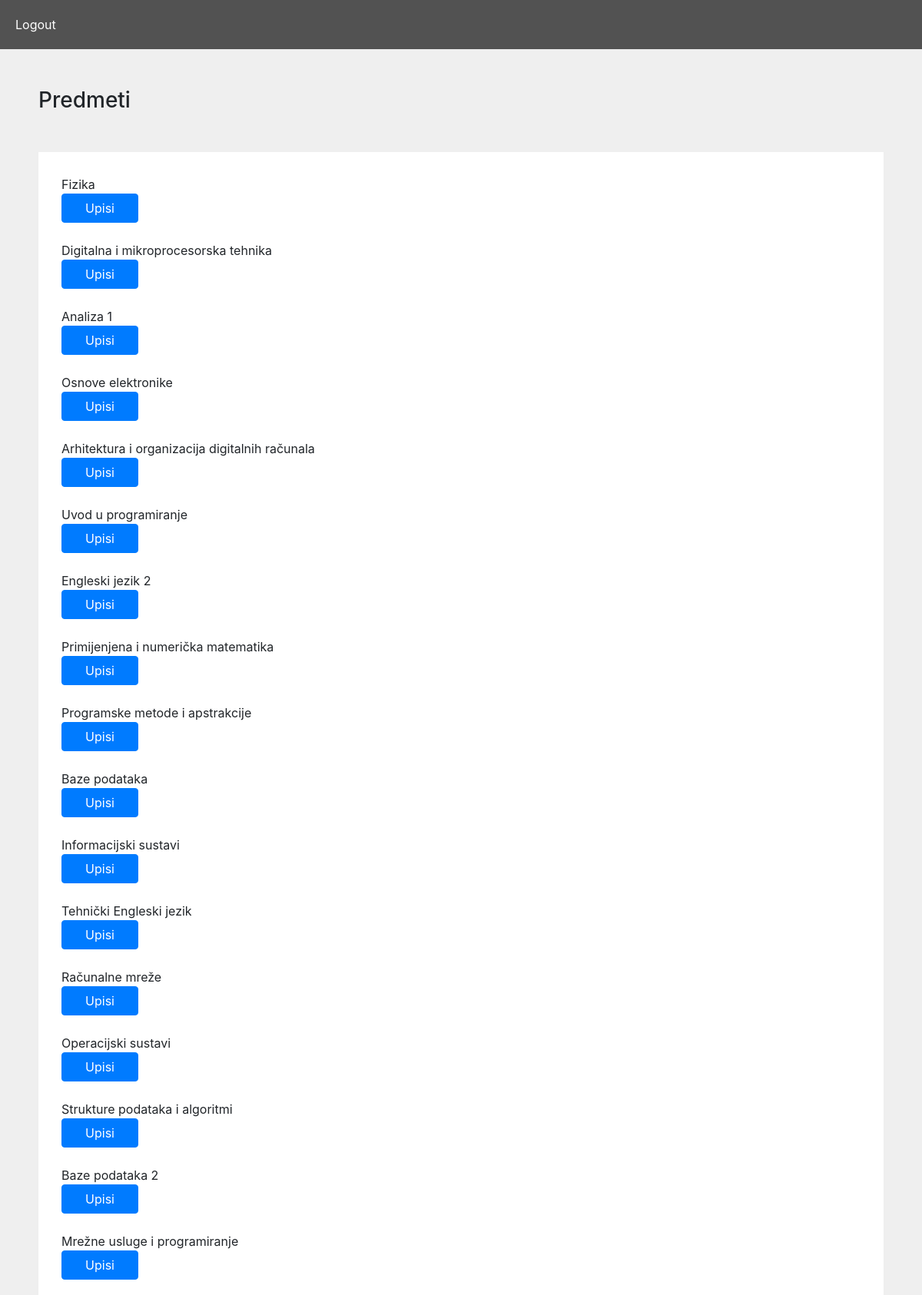
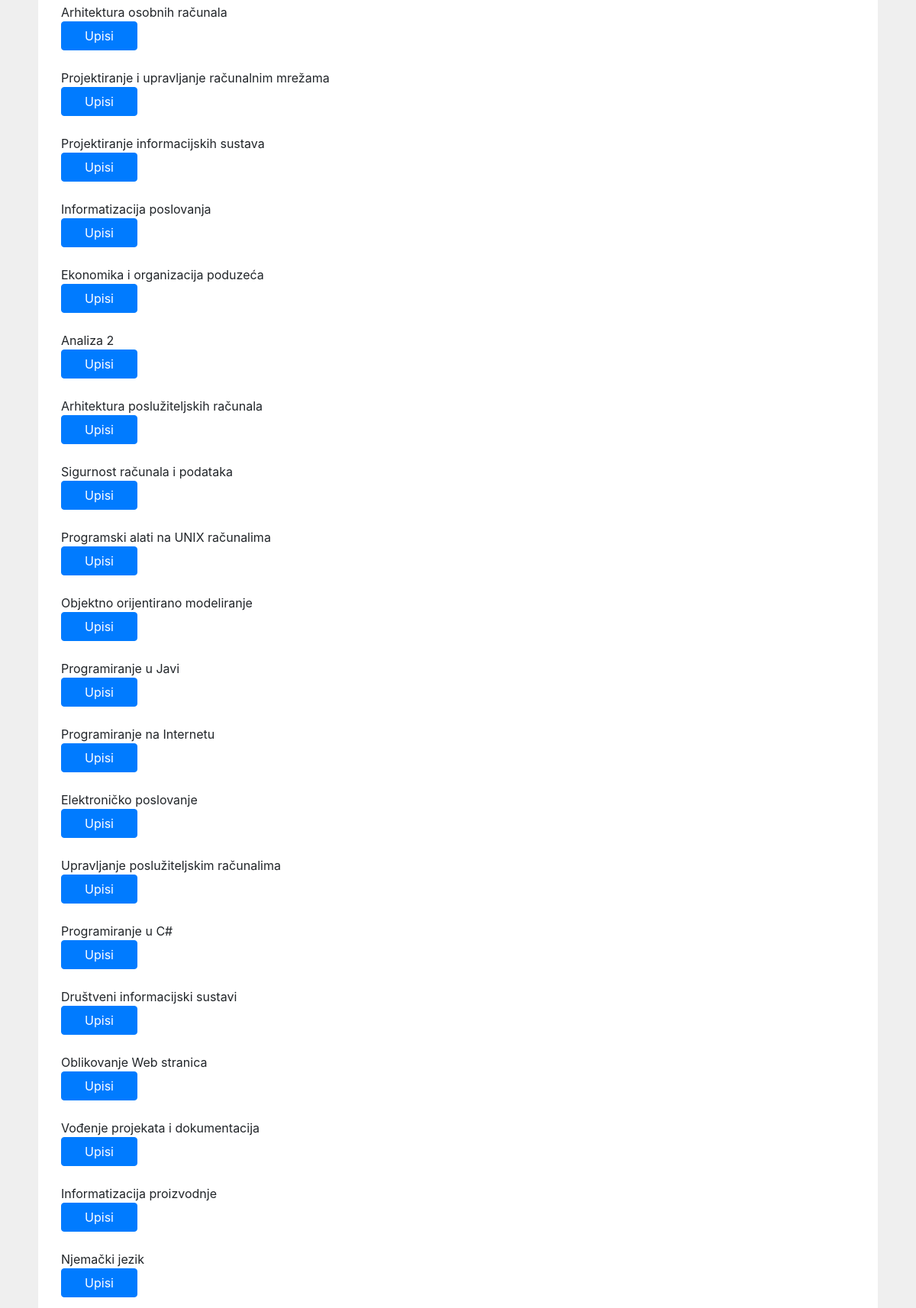
Screenshot of /student/ (signed in, upper part) with the database file from the repository (2 pictures, top to bottom).
### app1/models.py (models this page shows, shortened)
class Predmeti(models.Model):
    IZBORNI = (('DA', 'da'), ('NE', 'ne'))
    name = models.CharField(max_length=50)
    kod = models.CharField(max_length=50)
    program = models.CharField(max_length=50)
    ects = models.IntegerField()
    sem_red = models.IntegerField()
    sem_izv = models.IntegerField()
    izborni = models.CharField(max_length=50, choices=IZBORNI)
    nositelj = models.ForeignKey(Korisnik, on_delete=models.CASCADE,blank=True, null=True)

### app1/views.py (the view, shortened to what this page needs)
# urls.py: path('student/', views.student, name='student'),
def student(request):
    current_user = request.user
    ostali=[]
    zip1=[]
    zip2=[]
    zip3=[]
    zip4=[]
    zip5=[]
    zip6=[]
    zip7=[]
    zip8=[]
    up1=[]
    pol1=[]
    upis1=[]
    up2=[]
    pol2=[]
    upis2=[]
    up3=[]
    pol3=[]
    upis3=[]
    up4=[]
    pol4=[]
    upis4=[]
    up5=[]
    pol5=[]
    upis5=[]
    up6=[]
    pol6=[]
    upis6=[]
    up7=[]
    pol7=[]
    upis7=[]
    up8=[]
    pol8=[]
    upis8=[]
    if current_user.status=="izv":
        predmeti=Predmeti.objects.all()
        upisi=Upisi.objects.filter(student_id=current_user.id)
        flag=True
        for i in predmeti:
            flag=True
            for j in upisi:
                if j.predmet_id == i.id:
                    flag=False
            if flag==True:
                ostali.append(i)
        izv1=Predmeti.objects.filter(sem_izv=1)
        for i in izv1:
            for j in upisi:
                if i.id==j.predmet_id:
                    if j.status=="up":
                        up1.append(i)
                        upis1.append(j)
                        zip1=zip(up1,upis1)
                    elif j.status=="pol":
                        pol1.append(i)
        izv2=Predmeti.objects.filter(sem_izv=2)
        for i in izv2:
            for j in upisi:
                if i.id==j.predmet_id:
                    if j.status=="up":
                        up2.append(i)
                        upis2.append(j)
                        zip2=zip(up2,upis2)
                    elif j.status=="pol":
                        pol2.append(i)
        izv3=Predmeti.objects.filter(sem_izv=3)
        for i in izv3:
            for j in upisi:
                if i.id==j.predmet_id:
                    if j.status=="up":
                        up3.append(i)
                        upis3.append(j)
                        zip3=zip(up3,upis3)
                    elif j.status=="pol":
                        pol3.append(i)
        izv4=Predmeti.objects.filter(sem_izv=4)
        for i in izv4:
            for j in upisi:
                if i.id==j.predmet_id:
                    if j.status=="up":
                        up4.append(i)
                        upis4.append(j)
                        zip4=zip(up4,upis4)
                    elif j.status=="pol":
                        pol4.append(i)
        izv5=Predmeti.objects.filter(sem_izv=5)
        for i in izv5:
            for j in upisi:
                if i.id==j.predmet_id:
                    if j.status=="up":
                        up5.append(i)
                        upis5.append(j)
                        zip5=zip(up5,upis5)
                    elif j.status=="pol":
                        pol5.append(i)
        izv6=Predmeti.objects.filter(sem_izv=6)
        for i in izv6:
            for j in upisi:
                if i.id==j.predmet_id:
                    if j.status=="up":
                        up6.append(i)
                        upis6.append(j)
                        zip6=zip(up6,upis6)
                    elif j.status=="pol":
                        pol6.append(i)
        izv7=Predmeti.objects.filter(sem_izv=7)
        for i in izv7:
            for j in upisi:
                if i.id==j.predmet_id:
                    if j.status=="up":
                        up7.append(i)
                        upis7.append(j)
                        zip7=zip(up7,upis7)
                    elif j.status=="pol":
                        pol7.append(i)
        izv8=Predmeti.objects.filter(sem_izv=8)
        for i in izv8:
            for j in upisi:
                if i.id==j.predmet_id:
                    if j.status=="up":
                        up8.append(i)
                        upis8.append(j)
                        zip8=zip(up8,upis8)
                    elif j.status=="pol":
                        pol8.append(i)
        return render(request, 'student_izv.html',{"zip1":zip1,"zip2":zip2,"zip3":zip3,"zip4":zip4,"zip5":zip5,"zip6":zip6,"zip7":zip7,"zip8":zip8,"data":current_user,"all":ostali,"up1":up1,"pol1":pol1,"up2":up2,"pol2":pol2,"up3":up3,"pol3":pol3,"up4":up4,"pol4":pol4,"up5":up5,"pol5":pol5,"up6":up6,"pol6":pol6,"up7":up7,"pol7":pol7,"up8":up8,"pol8":pol8,"upis1":upis1,"upis2":upis2,"upis3":upis3,"upis4":upis4,"upis5":upis5,"upis6":upis6,"upis7":upis7,"upis8":upis8})
    return render(request, 'login.html')

### app1/templates/student_izv.html (shortened to what this page needs)
{% extends 'base.html'%}
{% block student_izv %}
<div class="nav">
    <a href="{%url 'logout' %}">Logout</a>
</div>
<div class="out">
    <h3>{{"Predmeti"}}</h3>
    <div class="box">
    {% for predmet in all%}
        {{predmet.name}}<form method="post" action="{%url 'upisi' predmet.id %}"><button type="submit" class="btn btn-primary">Upisi</button>{% csrf_token %}</form><br>
    {% endfor %}
    {% for predmet in pol1%}
        {{predmet.name}}<br>
    {% endfor %}
    {% for predmet,upis in zip1%}
        {{predmet.name}} <a href="{%url 'confirm_ispis' upis.id %}">Ispisi</a><br>
    {% endfor %}
    {% for predmet,upis in zip6%}
    {{predmet.name}} <a href="{%url 'confirm_ispis' upis.id %}">Ispisi</a><br>
    {% endfor %}
    {% for predmet,upis in zip8%}
    {{predmet.name}} <a href="{%url 'confirm_ispis' upis.id %}">Ispisi</a><br>
    {% endfor %}
    </div>
</div>
{% endblock %}

### app1/static/css/style.css (style rules this page uses)
body { background-color: rgb(239, 239, 239); }
.btn { width: 100px; }
.box { padding: 30px; background-color: white; }
.nav { padding: 20px; background-color: rgb(82, 82, 82); }
.out { margin: 50px; }
h3 { margin-bottom: 50px; }
.nav a { color:white; padding-right:40px; }

### rows the page displays
Predmeti: name "Fizika"
Predmeti: name "Digitalna i mikroprocesorska tehnika"
Predmeti: name "Analiza 1"
Predmeti: name "Osnove elektronike"
Predmeti: name "Arhitektura i organizacija digitalnih računala"
Predmeti: name "Uvod u programiranje"
Predmeti: name "Engleski jezik 2"
Predmeti: name "Primijenjena i numerička matematika"
Predmeti: name "Programske metode i apstrakcije"
Predmeti: name "Baze podataka"
Predmeti: name "Informacijski sustavi"
Predmeti: name "Tehnički Engleski jezik"
Predmeti: name "Računalne mreže"
Predmeti: name "Operacijski sustavi"
Predmeti: name "Strukture podataka i algoritmi"
Predmeti: name "Baze podataka 2"
Predmeti: name "Mrežne usluge i programiranje"
Predmeti: name "Arhitektura osobnih računala"
Predmeti: name "Projektiranje i upravljanje računalnim mrežama"
Predmeti: name "Projektiranje informacijskih sustava"
Predmeti: name "Informatizacija poslovanja"
Predmeti: name "Ekonomika i organizacija poduzeća"
Predmeti: name "Analiza 2"
Predmeti: name "Arhitektura poslužiteljskih računala"
Predmeti: name "Sigurnost računala i podataka"
Predmeti: name "Programski alati na UNIX računalima"
Predmeti: name "Objektno orijentirano modeliranje"
Predmeti: name "Programiranje u Javi"
Predmeti: name "Programiranje na Internetu"
Predmeti: name "Elektroničko poslovanje"
Predmeti: name "Upravljanje poslužiteljskim računalima"
Predmeti: name "Programiranje u C#"
Predmeti: name "Društveni informacijski sustavi"
Predmeti: name "Oblikovanje Web stranica"
Predmeti: name "Vođenje projekata i dokumentacija"
Predmeti: name "Informatizacija proizvodnje"
Predmeti: name "Njemački jezik"

### other values shown
{{ "Predmeti" }} "Predmeti"
